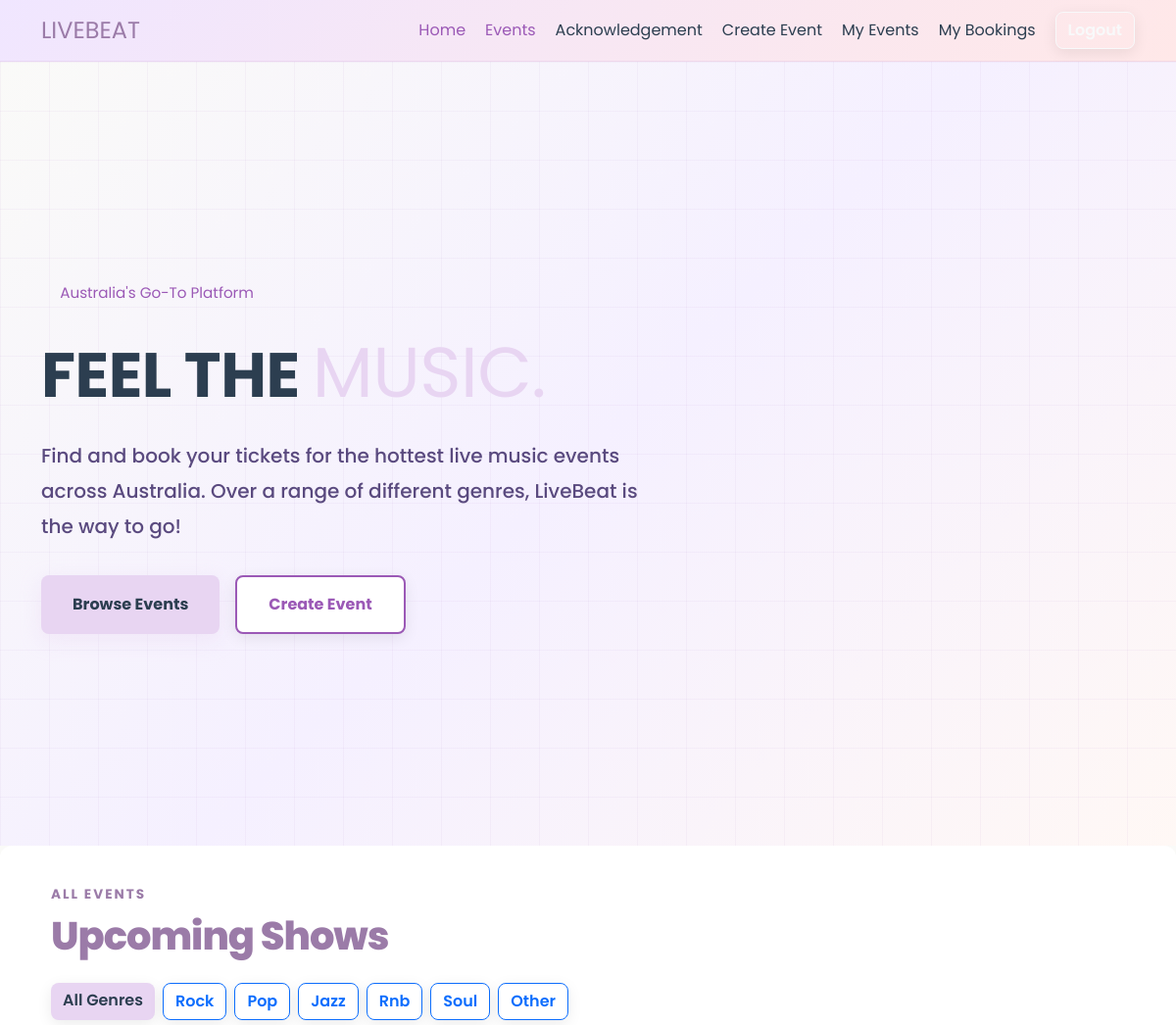
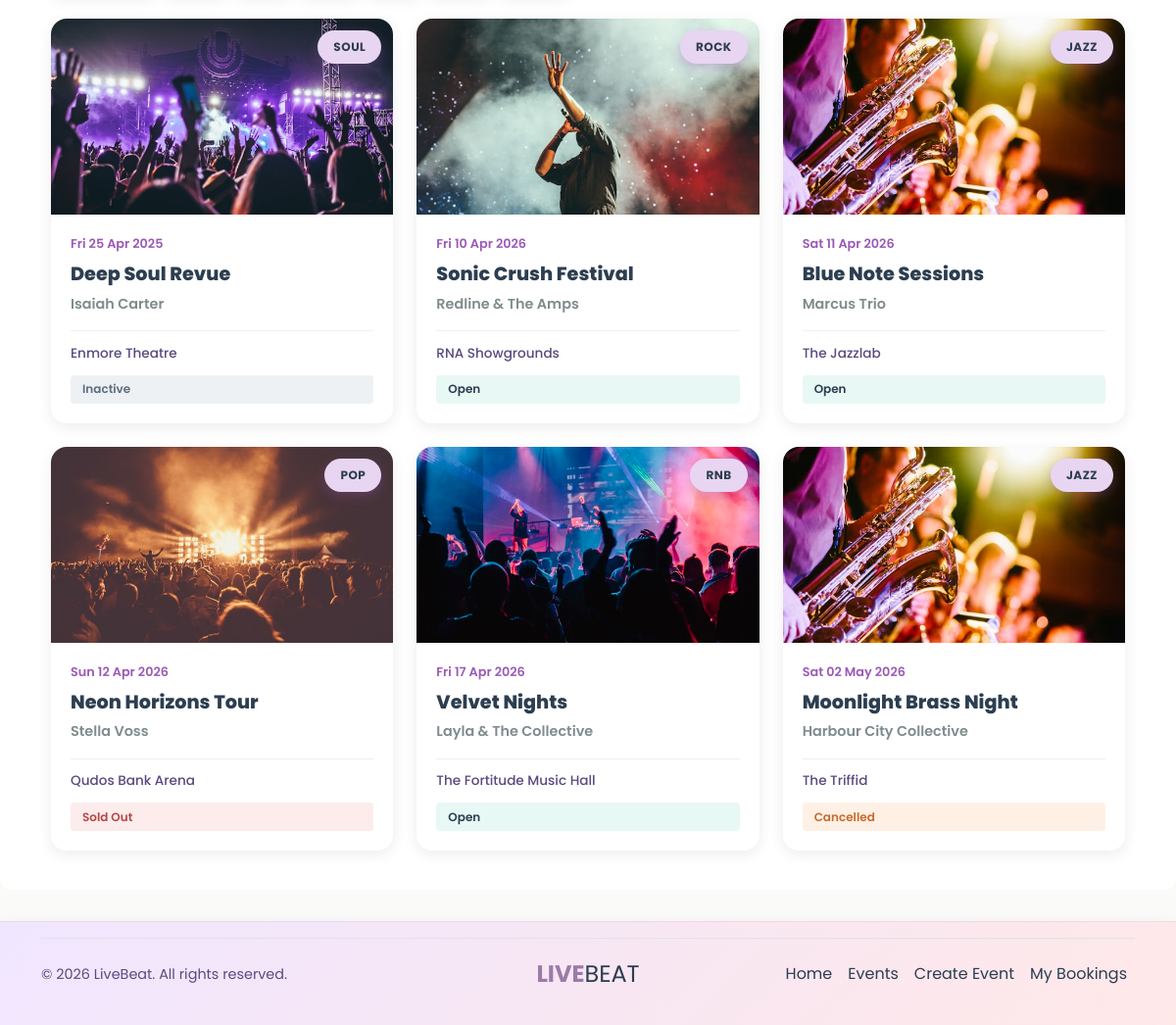
Screenshot of / (signed in) with the database file from the repository (2 pictures, top to bottom).
### livebeat/models.py (models this page shows)
class Event(db.Model):
    id = db.Column(
        db.Integer,
        primary_key=True
    )
    title = db.Column(
        db.String(100),
        nullable=False
    )
    artist = db.Column(
        db.String(100),
        nullable=False
    )
    description = db.Column(
        db.Text,
        nullable=False
    )
    category = db.Column(
        db.String(50),
        nullable=False
    )
    status = db.Column(
        db.String(20),
        default="Open"
    )
    capacity = db.Column(
        db.Integer,
        nullable=False
    )
    date = db.Column(
        db.DateTime,
        nullable=False
    )
    time = db.Column(
        db.Time,
        nullable=False
    )
    end_time = db.Column(
        db.Time,
        nullable=True
    )
    venue_name = db.Column(
        db.String(120),
        nullable=False
    )
    venue_address = db.Column(
        db.String(200),
        nullable=False
    )
    standard_price = db.Column(
        db.Float,
        nullable=False
    )
    vip_price = db.Column(
        db.Float,
        nullable=False
    )
    premium_price = db.Column(
        db.Float,
        nullable=False
    )
    ticket_type = db.Column(
        db.String(50),
        nullable=True,
        default="standard"
    )
    acknowledgement = db.Column(
        db.Text
    )
    image = db.Column(
        db.String(200),
        default="concert1.jpg"
    )
    created_at = db.Column(
        db.DateTime,
        default=brisbane_now
    )
    user_id = db.Column(
        db.Integer,
        db.ForeignKey("user.id")
    )
    bookings = db.relationship(
        "Booking",
        backref="event",
        lazy=True
    )
    comments = db.relationship(
        "Comment",
        backref="event",
        lazy=True
    )

### livebeat/views.py (the view)
@main_bp.route("/")
def index():
    mark_past_events_inactive()
    selected_category = request.args.get(
        "category",
        "all"
    )
    query = Event.query.order_by(
        Event.date.asc()
    )
    if selected_category != "all":
        query = query.filter(
            Event.category.ilike(
                selected_category
            )
        )
    events = query.all()
    categories = [
        "all",
        "rock",
        "pop",
        "jazz",
        "rnb",
        "soul",
        "other"
    ]
    return render_template(
        "index.html",
        events=events,
        categories=categories,
        selected_category=selected_category,
    )

### livebeat/views.py (called while the page is built)
@main_bp.app_context_processor
def inject_has_created_events():
    has_created_events = False
    if current_user.is_authenticated:
        has_created_events = (
            Event.query.filter_by(
                user_id=current_user.id
            ).first() is not None
        )
    return {
        "has_created_events": has_created_events
    }

def mark_past_events_inactive():
    now = datetime.now()
    past_open_events = Event.query.filter(
        Event.date < now,
        Event.status == "Open"
    ).all()
    if past_open_events:
        for event in past_open_events:
            event.status = "Inactive"
        db.session.commit()

### livebeat/templates/index.html (shortened to what this page needs)
{% extends 'base.html' %}
{% block content %}
<section class="lb-hero">
    <div class="lb-hero-grid"></div>
    <div class="container">
        <div class="row align-items-center">
            <div class="col-lg-7 lb-hero-content">
                <div class="lb-hero-eyebrow">Australia's Go-To Platform</div>
                <h1>
                    FEEL THE
                    <span class="highlight">MUSIC.</span>
                </h1>
                <p>
                    Find and book your tickets for the hottest live music events across Australia.
                    Over a range of different genres, LiveBeat is the way to go!
                </p>
                <div class="d-flex flex-wrap gap-3">
                    <a href="#events" class="lb-btn-primary">Browse Events</a>
                    <a href="{{ url_for('main.create_event') }}" class="lb-btn-outline">Create Event</a>
                </div>
            </div>
        </div>
    </div>
</section>
<section class="lb-section" id="events">
    <div class="container">
        <div class="row align-items-end mb-4">
            <div class="col-md-6">
                <div class="lb-section-label">All Events</div>
                <h2 class="lb-section-title mb-0">Upcoming Shows</h2>
            </div>
        </div>
        <div class="d-flex flex-wrap gap-2 mb-4">
            {% for category in categories %}
            <a href="{{ url_for('main.index', category=category) }}#events"
                class="btn {% if selected_category == category %}btn-primary{% else %}btn-outline-primary{% endif %}">
                {% if category == 'all' %}All Genres{% else %}{{ category|capitalize }}{% endif %}
            </a>
            {% endfor %}
        </div>
        <div class="row g-4">
            {% for event in events %}
            <div class="col-sm-6 col-lg-4">
                <a href="{{ url_for('main.event_details', event_id=event.id) }}"
                    class="lb-event-card d-block h-100 text-decoration-none">
                    <div class="lb-card-img-wrap">
                        <img src="{{ url_for('static', filename='images/' ~ event.image) }}" alt="{{ event.title }}">
                        <span class="lb-card-genre-tag">{{ event.category|capitalize }}</span>
                    </div>
                    <div class="lb-card-body">
                        <div class="lb-card-date">{{ event.date.strftime('%a %d %b %Y') }}</div>
                        <div class="lb-card-title">{{ event.title }}</div>
                        <div class="lb-card-artist">{{ event.artist }}</div>
                        <div class="lb-card-footer">
                            <span class="lb-card-venue">{{ event.venue_name }}</span>
                            {% if event.status == "Open" %}
                            <span class="lb-badge lb-badge-open">Open</span>
                            {% elif event.status == "Sold Out" %}
                            <span class="lb-badge lb-badge-soldout">Sold Out</span>
                            {% elif event.status == "Cancelled" %}
                            <span class="lb-badge lb-badge-cancelled">Cancelled</span>
                            {% else %}
                            <span class="lb-badge lb-badge-inactive">{{ event.status }}</span>
                            {% endif %}
                        </div>
                    </div>
                </a>
            </div>
            {% endfor %}
        </div>
    </div>
</section>
{% endblock %}

### rows the page displays
Event: image (picture), category "SOUL", date "Fri 25 Apr 2025", title "Deep Soul Revue", artist "Isaiah Carter", venue_name "Enmore Theatre", status "Inactive"
Event: image (picture), category "ROCK", date "Fri 10 Apr 2026", title "Sonic Crush Festival", artist "Redline & The Amps", venue_name "RNA Showgrounds", status "Open"
Event: image (picture), category "JAZZ", date "Sat 11 Apr 2026", title "Blue Note Sessions", artist "Marcus Trio", venue_name "The Jazzlab", status "Open"
Event: image (picture), category "POP", date "Sun 12 Apr 2026", title "Neon Horizons Tour", artist "Stella Voss", venue_name "Qudos Bank Arena", status "Sold Out"
Event: image (picture), category "RNB", date "Fri 17 Apr 2026", title "Velvet Nights", artist "Layla & The Collective", venue_name "The Fortitude Music Hall", status "Open"
Event: image (picture), category "JAZZ", date "Sat 02 May 2026", title "Moonlight Brass Night", artist "Harbour City Collective", venue_name "The Triffid", status "Cancelled"

### other values shown
{{ category|capitalize }} "Rock" "Pop" "Jazz" "Rnb" "Soul" "Other"
